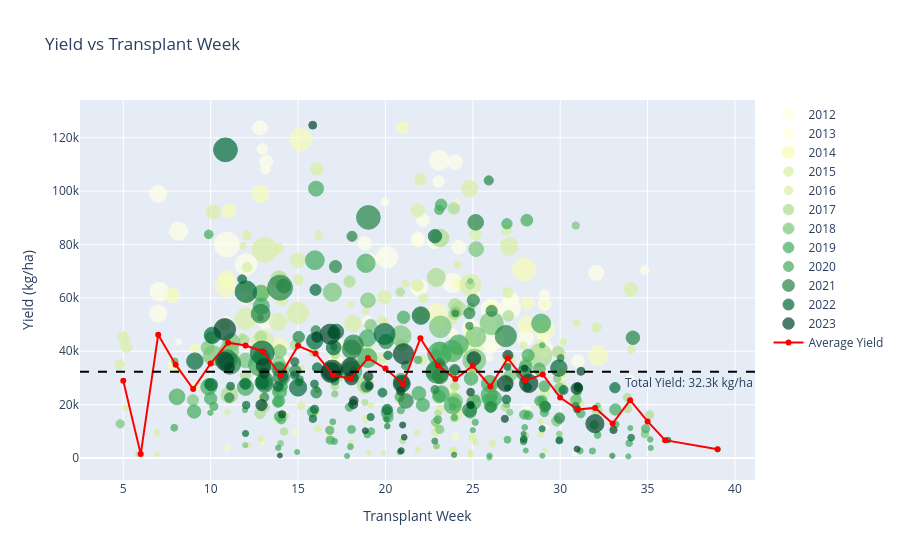

The code cell stored with this chart in its notebook:
### Code cell
twy_df = calc.transplant_week_yield(session_state['historical_data']['meta'],example_class,session_state['historical_data']['idx_dict'])
twy_fig = graphs.transplant_week_yield(twy_df)
twy_fig.show()
